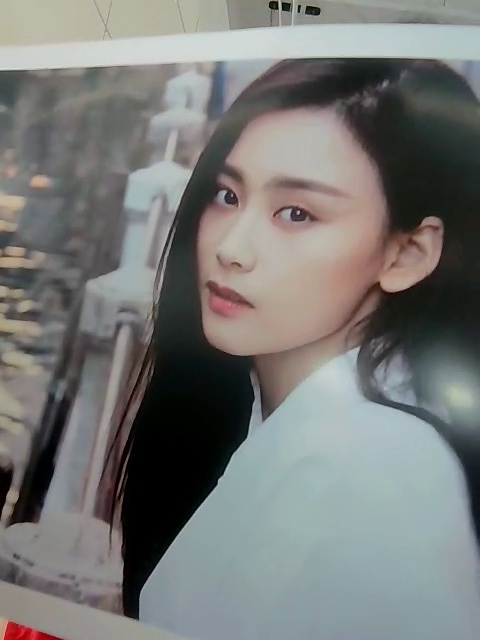
#> input picture backend/tests/fixtures/liveness/image_F1.jpg, 480 x 640 px; its folder holds only this picture in this run
$ python prepare_calibration.py
#> lines starting #> are read from the running program, lines starting #| are printed output that depends on the picture
"""
自动提取与生成三级模型 RKNN 量化校准数据集脚本。
扫描指定图片目录，利用 OpenCV 提取原图、裁剪框与对齐切片，生成对应的 txt 列表。
"""

import os
import sys
from pathlib import Path
import cv2
import numpy as np

# 将项目目录加入 sys.path 以便复用 backend 的对齐与推理基础逻辑（如可用）
CURRENT_DIR = Path(__file__).resolve().parent
PROJECT_ROOT = CURRENT_DIR.parents[2]
BACKEND_DIR = PROJECT_ROOT / "backend"
if str(BACKEND_DIR) not in sys.path:
    sys.path.insert(0, str(BACKEND_DIR))


def prepare_sample_datasets(image_dir: Path, output_dir: Path, max_samples: int = 150):
    """
    处理源图片目录并导出符合三级网络规格的校准集：
    1. detector: 320x240 RGB 图像
    2. landmark: 64x64 灰度图像
    3. feature: 128x128 BGR 图像
    """
#> called with max_samples = 100
    output_dir.mkdir(parents=True, exist_ok=True)
    det_dir = output_dir / "detector"
    lm_dir = output_dir / "landmark"
    feat_dir = output_dir / "feature"
    for d in [det_dir, lm_dir, feat_dir]:
        d.mkdir(parents=True, exist_ok=True)

    det_list_file = output_dir / "detector_dataset.txt"
    lm_list_file = output_dir / "landmark_dataset.txt"
    feat_list_file = output_dir / "feature_dataset.txt"

    supported_exts = {".jpg", ".jpeg", ".png", ".bmp"}
    img_paths = [p for p in image_dir.rglob("*") if p.suffix.lower() in supported_exts]

    print(f"[*] 扫描到源图像 {len(img_paths)} 张，目标提取最多 {max_samples} 组校准样本...")

    det_lines = []
    lm_lines = []
    feat_lines = []

    count = 0
    for p in img_paths:
        if count >= max_samples:
            break
        img = cv2.imread(str(p))
#> img is the input picture: shape (640, 480, 3); mean B, G, R 118.6, 120.6, 119.5
        if img is None:
            continue

        # 1. 检测网络输入切片 (320x240 RGB)
        img_rgb = cv2.cvtColor(img, cv2.COLOR_BGR2RGB)
        det_resized = cv2.resize(img_rgb, (320, 240), interpolation=cv2.INTER_LINEAR)
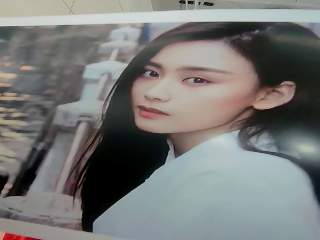
#> det_resized: shape (240, 320, 3); mean R, G, B 119.5, 120.5, 118.5
        det_path = det_dir / f"det_{count:04d}.png"
        # 保存时使用 cv2.imwrite 需转回 BGR
        cv2.imwrite(str(det_path), cv2.cvtColor(det_resized, cv2.COLOR_RGB2BGR))
        det_lines.append(str(det_path.resolve()))

        # 2. 关键点网络切片 (64x64 Gray)
        gray = cv2.cvtColor(img, cv2.COLOR_BGR2GRAY)
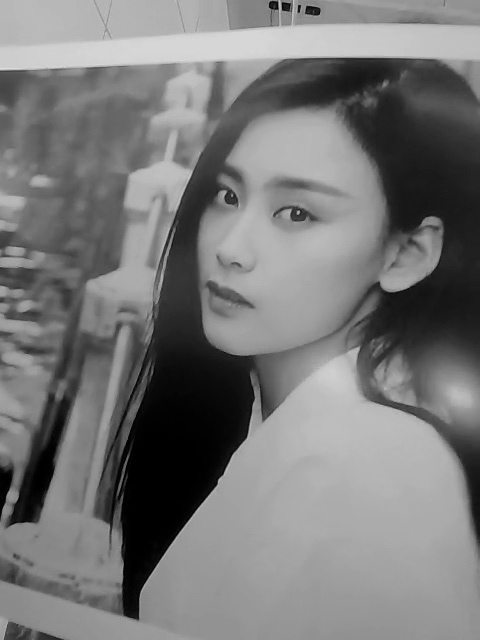
#> gray: shape (640, 480); min 0, max 222, mean 120
        h, w = gray.shape
#> h = 640; w = 480
        # 居中中心裁切模拟人脸框
        sz = min(h, w)
#> sz = 480
        cy, cx = h // 2, w // 2
#> cy = 320; cx = 240
        crop_gray = gray[max(0, cy - sz // 2) : min(h, cy + sz // 2), max(0, cx - sz // 2) : min(w, cx + sz // 2)]
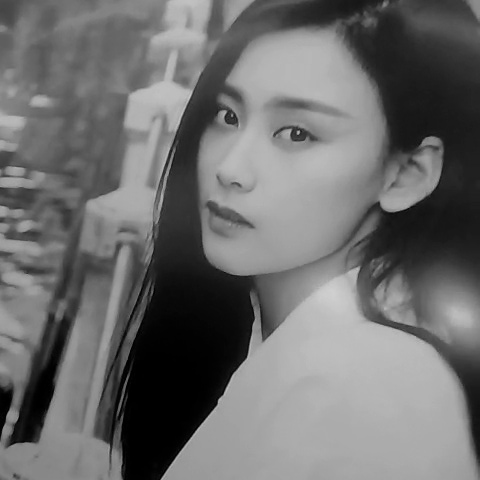
#> crop_gray: shape (480, 480); min 0, max 208, mean 109.3
        if crop_gray.size > 0:
            lm_resized = cv2.resize(crop_gray, (64, 64), interpolation=cv2.INTER_LINEAR)
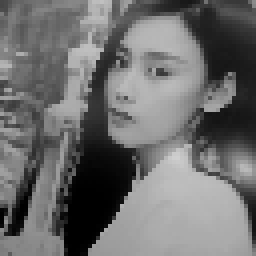
#> lm_resized: shape (64, 64) (shown 4 times larger); min 0, max 207, mean 109.3
            lm_path = lm_dir / f"lm_{count:04d}.png"
            cv2.imwrite(str(lm_path), lm_resized)
            lm_lines.append(str(lm_path.resolve()))

        # 3. 特征网络切片 (128x128 BGR)
        crop_bgr = img[max(0, cy - sz // 2) : min(h, cy + sz // 2), max(0, cx - sz // 2) : min(w, cx + sz // 2)]
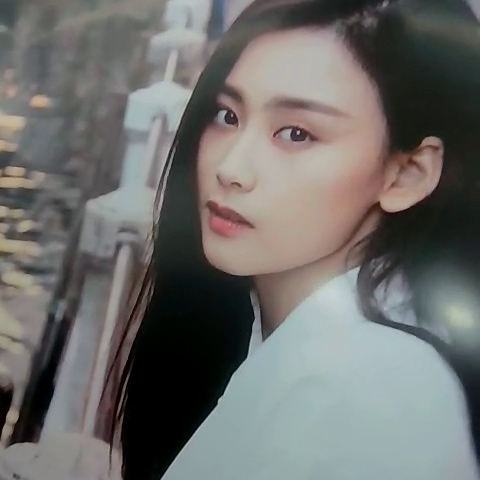
#> crop_bgr: shape (480, 480, 3); mean B, G, R 107.3, 109.5, 109.8
        if crop_bgr.size > 0:
            feat_resized = cv2.resize(crop_bgr, (128, 128), interpolation=cv2.INTER_LINEAR)
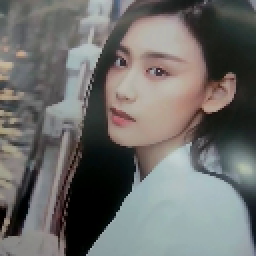
#> feat_resized: shape (128, 128, 3) (shown 2 times larger); mean B, G, R 107.2, 109.4, 109.8
            feat_path = feat_dir / f"feat_{count:04d}.png"
            cv2.imwrite(str(feat_path), feat_resized)
            feat_lines.append(str(feat_path.resolve()))

        count += 1
#> pass 2 of the loop in prepare_sample_datasets, `for p in img_paths:`:
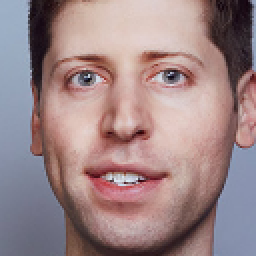
#> input picture backend/tools/dll_align_sample.png, 128 x 128 px (shown 2 times larger)
#> in prepare_sample_datasets, img is the input picture: shape (128, 128, 3); mean B, G, R 134.4, 132.8, 157
#> img_rgb: shape (128, 128, 3)
#> in prepare_sample_datasets, `det_resized = cv2.resize(img_rgb, (320, 240), interpolation=cv2.INTER_..`:
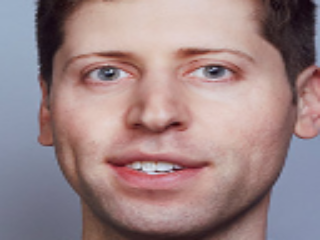
#> det_resized: shape (240, 320, 3); mean R, G, B 156.9, 132.7, 134.3
#> gray: shape (128, 128)
#> in prepare_sample_datasets, `lm_resized = cv2.resize(crop_gray, (64, 64), interpolation=cv2.INTER_L..`:
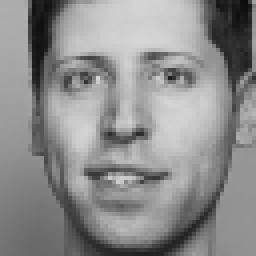
#> lm_resized: shape (64, 64) (shown 4 times larger); min 13, max 214, mean 140.4

    det_list_file.write_text("\n".join(det_lines), encoding="utf-8")
    lm_list_file.write_text("\n".join(lm_lines), encoding="utf-8")
    feat_list_file.write_text("\n".join(feat_lines), encoding="utf-8")

    print(f"[+] 校准集构建完成！共导出 {count} 组数据。")
    print(f"    - 检测校准列表: {det_list_file}")
    print(f"    - 关键点校准列表: {lm_list_file}")
    print(f"    - 特征校准列表: {feat_list_file}")


if __name__ == "__main__":
    # 默认从 backend/data/uploads 采样，若不存在则回退至当前目录
    default_source = BACKEND_DIR / "data" / "uploads"
    if not default_source.exists():
        default_source = BACKEND_DIR
    prepare_sample_datasets(default_source, CURRENT_DIR, max_samples=100)
